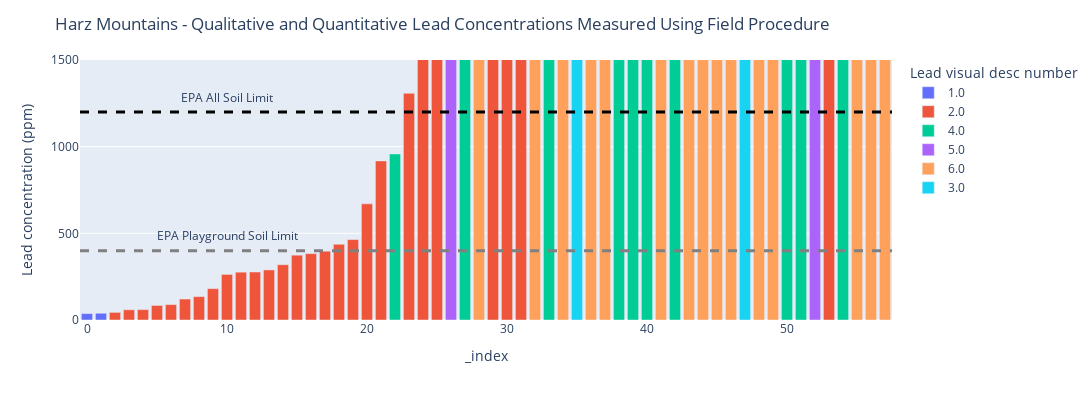

Here is the notebook cell this chart was saved with:
### Code cell
fig = px.bar(sorted_data, x=sorted_data.index, y=sorted_data['Lead concentration (ppm)'], color=sorted_data['Lead visual desc number'],color_continuous_scale=px.colors.sequential.Purples)
fig.update_yaxes(range = [0,1500])
fig.add_hline(y=400, line_width=3, line_dash="dash", line_color="grey")
fig.add_hline(y=1200, line_width=3, line_dash="dash", line_color="black")
fig.add_annotation(x=10, y=400,text="EPA Playground Soil Limit",showarrow=False,yshift=15)
fig.add_annotation(x=10, y=1200,text="EPA All Soil Limit",showarrow=False,yshift=15)
fig.update_layout(height=400,width=1100, title_text='Harz Mountains - Qualitative and Quantitative Lead Concentrations Measured Using Field Procedure')
fig.show()

### Figure 1 — Plotly figure (JSON) as saved in the notebook; plotly's stock layout.template omitted (floating-point values rounded to 4 significant figures)
{"data": [{"alignmentgroup": "True", "hovertemplate": "Lead visual desc number=1.0<br>_index=%{x}<br>Lead concentration (ppm)=%{y}<extra></extra>", "legendgroup": "1.0", "marker": {"color": "#636efa", "pattern": {"shape": ""}}, "name": "1.0", "offsetgroup": "1.0", "orientation": "v", "showlegend": true, "textposition": "auto", "type": "bar", "x": [0, 1], "xaxis": "x", "y": [37, 39], "yaxis": "y"}, {"alignmentgroup": "True", "hovertemplate": "Lead visual desc number=2.0<br>_index=%{x}<br>Lead concentration (ppm)=%{y}<extra></extra>", "legendgroup": "2.0", "marker": {"color": "#EF553B", "pattern": {"shape": ""}}, "name": "2.0", "offsetgroup": "2.0", "orientation": "v", "showlegend": true, "textposition": "auto", "type": "bar", "x": [2, 3, 4, 5, 6, 7, 8, 9, 10, 11, 12, 13, 14, 15, 16, 17, 18, 19, 20, 21, 23, 24, 25, 29, 30, 31, 53], "xaxis": "x", "y": [44, 59, 60, 84, 89, 121, 135, 181, 263, 276, 277, 289, 319, 374, 383, 397, 437, 464, 670, 918, 1308, 1549, 1560, 2645, 2961, 3049, 23500], "yaxis": "y"}, {"alignmentgroup": "True", "hovertemplate": "Lead visual desc number=4.0<br>_index=%{x}<br>Lead concentration (ppm)=%{y}<extra></extra>", "legendgroup": "4.0", "marker": {"color": "#00cc96", "pattern": {"shape": ""}}, "name": "4.0", "offsetgroup": "4.0", "orientation": "v", "showlegend": true, "textposition": "auto", "type": "bar", "x": [22, 27, 33, 38, 39, 40, 42, 50, 51, 54], "xaxis": "x", "y": [958, 2132, 3194, 3897, 4936, 5171, 6015, 20700, 22700, 32500], "yaxis": "y"}, {"alignmentgroup": "True", "hovertemplate": "Lead visual desc number=5.0<br>_index=%{x}<br>Lead concentration (ppm)=%{y}<extra></extra>", "legendgroup": "5.0", "marker": {"color": "#ab63fa", "pattern": {"shape": ""}}, "name": "5.0", "offsetgroup": "5.0", "orientation": "v", "showlegend": true, "textposition": "auto", "type": "bar", "x": [26, 52], "xaxis": "x", "y": [1825, 22800], "yaxis": "y"}, {"alignmentgroup": "True", "hovertemplate": "Lead visual desc number=6.0<br>_index=%{x}<br>Lead concentration (ppm)=%{y}<extra></extra>", "legendgroup": "6.0", "marker": {"color": "#FFA15A", "pattern": {"shape": ""}}, "name": "6.0", "offsetgroup": "6.0", "orientation": "v", "showlegend": true, "textposition": "auto", "type": "bar", "x": [28, 32, 34, 36, 37, 41, 43, 44, 45, 46, 48, 49, 55, 56, 57], "xaxis": "x", "y": [2241, 3192, 3323, 3728, 3875, 5577, 6461, 8115, 8432, 9189, 12700, 12700, 39000, 44600, 76700], "yaxis": "y"}, {"alignmentgroup": "True", "hovertemplate": "Lead visual desc number=3.0<br>_index=%{x}<br>Lead concentration (ppm)=%{y}<extra></extra>", "legendgroup": "3.0", "marker": {"color": "#19d3f3", "pattern": {"shape": ""}}, "name": "3.0", "offsetgroup": "3.0", "orientation": "v", "showlegend": true, "textposition": "auto", "type": "bar", "x": [35, 47], "xaxis": "x", "y": [3580, 9854], "yaxis": "y"}], "layout": {"annotations": [{"showarrow": false, "text": "EPA Playground Soil Limit", "x": 10, "y": 400, "yshift": 15}, {"showarrow": false, "text": "EPA All Soil Limit", "x": 10, "y": 1200, "yshift": 15}], "barmode": "relative", "height": 400, "legend": {"title": {"text": "Lead visual desc number"}, "tracegroupgap": 0}, "margin": {"t": 60}, "shapes": [{"line": {"color": "grey", "dash": "dash", "width": 3}, "type": "line", "x0": 0, "x1": 1, "xref": "x domain", "y0": 400, "y1": 400, "yref": "y"}, {"line": {"color": "black", "dash": "dash", "width": 3}, "type": "line", "x0": 0, "x1": 1, "xref": "x domain", "y0": 1200, "y1": 1200, "yref": "y"}], "title": {"text": "Harz Mountains - Qualitative and Quantitative Lead Concentrations Measured Using Field Procedure"}, "width": 1100, "xaxis": {"anchor": "y", "autorange": true, "domain": [0, 1], "range": [-0.5, 57.5], "title": {"text": "_index"}, "type": "linear"}, "yaxis": {"anchor": "x", "domain": [0, 1], "range": [0, 1500], "title": {"text": "Lead concentration (ppm)"}, "type": "linear"}}}
